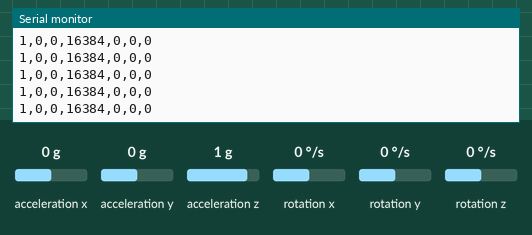
Simulated run of this sketch. Board: Arduino Uno, built with avr-gcc and run on an emulated ATmega328P. Shown: the last lines printed to the serial monitor. Inputs (shaded band) come from the test bench; at power-on: acceleration x 0 g, acceleration y 0 g, acceleration z 1 g, rotation x 0 °/s, rotation y 0 °/s, rotation z 0 °/s.

Above: at 1.2 s.
1.3 s: acceleration x set to 0.8 g
At 1.37 s:
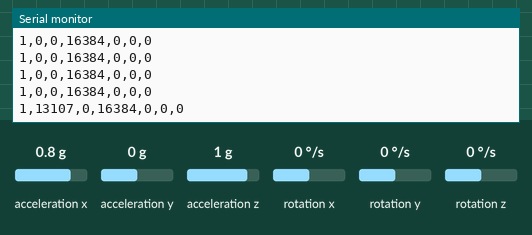
4.3 s: acceleration y set to -1.4 g
At 4.3 s:
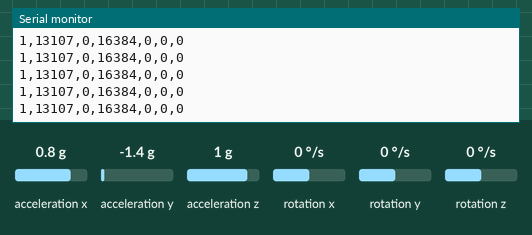
5.8 s: acceleration z set to -1.4 g
At 5.88 s:
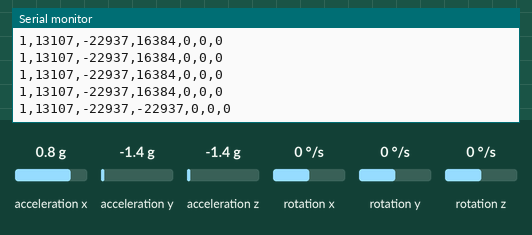
7.3 s: rotation x set to -192 °/s
At 7.35 s:
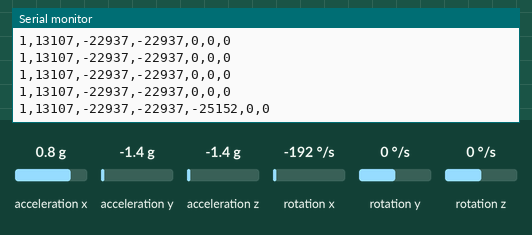
8.8 s: rotation y set to -192 °/s
At 8.82 s:
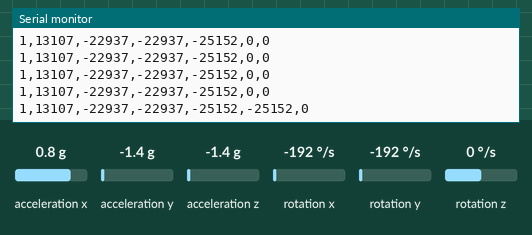

Measured:
- after the input at 1.3 s, the serial monitor: prints a new line after 0.06 s (image 1)
- after the input at 5.8 s, the serial monitor: prints a new line after 0.07 s (image 3)
- after the input at 7.3 s, the serial monitor: prints a new line after 0.05 s (image 4)
- after the input at 8.8 s, the serial monitor: prints a new line at once (image 5)

The sketch:

bbb.ino
```cpp
#include <Wire.h>
#include <MPU6050.h>

MPU6050 mpu1(0x68); // Endereço I2C do primeiro MPU6050
MPU6050 mpu2(0x69); // Endereço I2C do segundo MPU6050

void setup() {
  Serial.begin(115200);
  Wire.begin();

  // Inicializando o primeiro MPU6050
  mpu1.initialize();
  if (mpu1.testConnection()) {
    Serial.println("MPU6050-1 connection successful");
  } else {
    Serial.println("MPU6050-1 connection failed");
  }

  // Inicializando o segundo MPU6050
  //mpu2.initialize();
  //if (mpu2.testConnection()) {
  //  Serial.println("MPU6050-2 connection successful");
  //} else {
  //  Serial.println("MPU6050-2 connection failed");
  //}
}

void loop() {
  // Variáveis para armazenar os dados do primeiro MPU6050
  int16_t ax1, ay1, az1;
  int16_t gx1, gy1, gz1;

  // Variáveis para armazenar os dados do segundo MPU6050
  int16_t ax2, ay2, az2;
  int16_t gx2, gy2, gz2;

  // Lendo os valores do primeiro MPU6050
  mpu1.getMotion6(&ax1, &ay1, &az1, &gx1, &gy1, &gz1);

  // Lendo os valores do segundo MPU6050
  //mpu2.getMotion6(&ax2, &ay2, &az2, &gx2, &gy2, &gz2);

  // Imprimindo os valores no Serial Monitor
  Serial.print("1,");
  Serial.print(ax1); Serial.print(",");
  Serial.print(ay1); Serial.print(",");
  Serial.print(az1); Serial.print(",");
  Serial.print(gx1); Serial.print(",");
  Serial.print(gy1); Serial.print(",");
  Serial.println(gz1);

  //Serial.print("MPU6050-2 a/g:,");
  //Serial.print(ax2); Serial.print(",");
  //Serial.print(ay2); Serial.print(",");
  //Serial.print(az2); Serial.print(",");
  //Serial.print(gx2); Serial.print(",");
  //Serial.print(gy2); Serial.print(",");
  //Serial.println(gz2);

  // Atraso para permitir uma leitura mais fácil dos valores
  delay(100);
}
```
